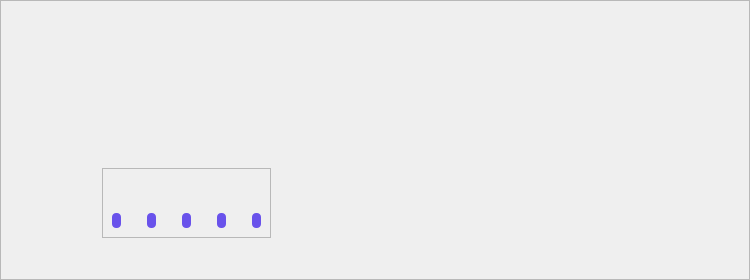
<?xml version="1.0" encoding="UTF-8"?>
<ui version="4.0">
 <class>MainWindow</class>
 <widget class="QMainWindow" name="MainWindow">
  <property name="geometry">
   <rect>
    <x>0</x>
    <y>0</y>
    <width>750</width>
    <height>280</height>
   </rect>
  </property>
  <property name="sizePolicy">
   <sizepolicy hsizetype="Preferred" vsizetype="MinimumExpanding">
    <horstretch>0</horstretch>
    <verstretch>0</verstretch>
   </sizepolicy>
  </property>
  <property name="minimumSize">
   <size>
    <width>750</width>
    <height>280</height>
   </size>
  </property>
  <property name="maximumSize">
   <size>
    <width>750</width>
    <height>280</height>
   </size>
  </property>
  <property name="windowTitle">
   <string>MainWindow</string>
  </property>
  <widget class="QWidget" name="centralwidget">
   <layout class="QVBoxLayout" name="verticalLayout">
    <property name="spacing">
     <number>0</number>
    </property>
    <property name="leftMargin">
     <number>0</number>
    </property>
    <property name="topMargin">
     <number>0</number>
    </property>
    <property name="rightMargin">
     <number>0</number>
    </property>
    <property name="bottomMargin">
     <number>0</number>
    </property>
    <item>
     <widget class="QFrame" name="frame">
      <property name="minimumSize">
       <size>
        <width>750</width>
        <height>280</height>
       </size>
      </property>
      <property name="maximumSize">
       <size>
        <width>750</width>
        <height>280</height>
       </size>
      </property>
      <property name="frameShape">
       <enum>QFrame::StyledPanel</enum>
      </property>
      <property name="frameShadow">
       <enum>QFrame::Raised</enum>
      </property>
      <widget class="QLabel" name="label">
       <property name="geometry">
        <rect>
         <x>0</x>
         <y>0</y>
         <width>750</width>
         <height>280</height>
        </rect>
       </property>
       <property name="minimumSize">
        <size>
         <width>0</width>
         <height>0</height>
        </size>
       </property>
       <property name="maximumSize">
        <size>
         <width>16777215</width>
         <height>16777215</height>
        </size>
       </property>
       <property name="styleSheet">
        <string notr="true">background:transparent;</string>
       </property>
       <property name="text">
        <string/>
       </property>
       <property name="pixmap">
        <pixmap>../../Icons-mine/Splashscreen.jpg</pixmap>
       </property>
       <property name="scaledContents">
        <bool>true</bool>
       </property>
      </widget>
      <widget class="QFrame" name="progbar_frame">
       <property name="geometry">
        <rect>
         <x>102</x>
         <y>168</y>
         <width>169</width>
         <height>70</height>
        </rect>
       </property>
       <property name="styleSheet">
        <string notr="true">QFrame#frame_2{
	border:0.9px solid #dddddd;
}

QProgressBar{
	background:transparent;
	border:none;
}

QProgressBar::chunk{
	background-color:#6952eb;
	border-top-left-radius:4px;
	border-top-right-radius:4px;
	border-bottom-left-radius:4px;
	border-bottom-right-radius:4px;
}</string>
       </property>
       <property name="frameShape">
        <enum>QFrame::StyledPanel</enum>
       </property>
       <property name="frameShadow">
        <enum>QFrame::Raised</enum>
       </property>
       <layout class="QHBoxLayout" name="horizontalLayout">
        <property name="spacing">
         <number>26</number>
        </property>
        <item>
         <widget class="QProgressBar" name="progressBar_2">
          <property name="value">
           <number>30</number>
          </property>
          <property name="textVisible">
           <bool>false</bool>
          </property>
          <property name="orientation">
           <enum>Qt::Vertical</enum>
          </property>
         </widget>
        </item>
        <item>
         <widget class="QProgressBar" name="progressBar_3">
          <property name="value">
           <number>30</number>
          </property>
          <property name="textVisible">
           <bool>false</bool>
          </property>
          <property name="orientation">
           <enum>Qt::Vertical</enum>
          </property>
         </widget>
        </item>
        <item>
         <widget class="QProgressBar" name="progressBar_4">
          <property name="value">
           <number>30</number>
          </property>
          <property name="textVisible">
           <bool>false</bool>
          </property>
          <property name="orientation">
           <enum>Qt::Vertical</enum>
          </property>
         </widget>
        </item>
        <item>
         <widget class="QProgressBar" name="progressBar_5">
          <property name="value">
           <number>30</number>
          </property>
          <property name="textVisible">
           <bool>false</bool>
          </property>
          <property name="orientation">
           <enum>Qt::Vertical</enum>
          </property>
         </widget>
        </item>
        <item>
         <widget class="QProgressBar" name="progressBar_6">
          <property name="value">
           <number>30</number>
          </property>
          <property name="textVisible">
           <bool>false</bool>
          </property>
          <property name="orientation">
           <enum>Qt::Vertical</enum>
          </property>
         </widget>
        </item>
       </layout>
      </widget>
     </widget>
    </item>
   </layout>
  </widget>
 </widget>
 <resources/>
 <connections/>
</ui>
